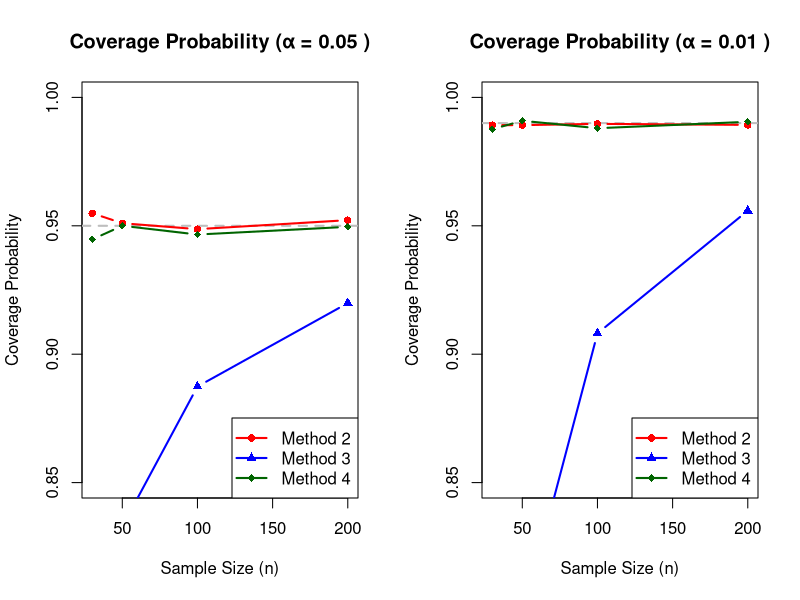
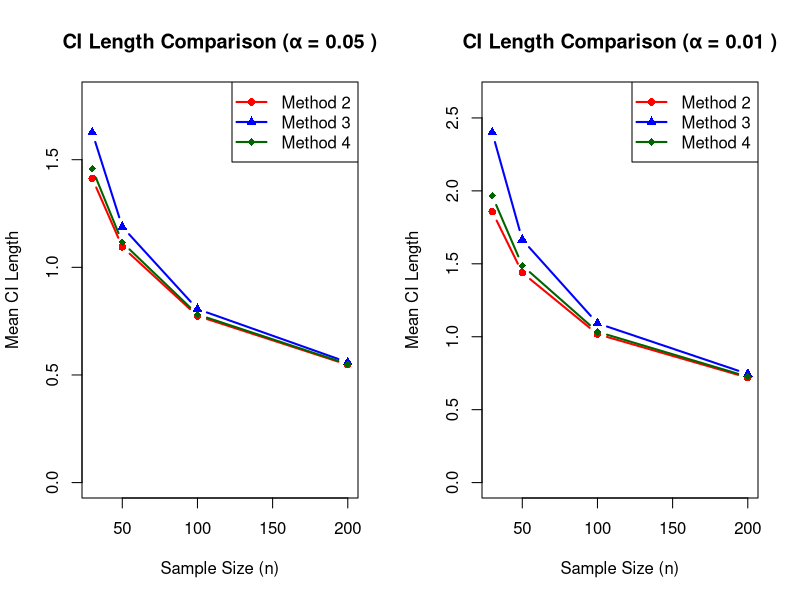

These charts were generated, in order, by the following R code:
## ---- chunk 1
knitr::opts_chunk$set(echo = TRUE)
## ---- chunk 2
# Set seed for reproducibility
set.seed(39)
## ---- chunk 3
# Implementation for Method 1
## ---- chunk 4
# Calculate statistics and create visualizations
## ---- chunk 5
# Implementation for Method 2
## ---- chunk 6
# Calculate statistics and create visualizations
## ---- chunk 7
# Implementation for Method 3
## ---- chunk 8
# Calculate statistics and create visualizations
## ---- chunk 9
# Implementation for Method 4
## ---- chunk 10
# Calculate statistics and create visualizations
## ---- chunk 11
# Verify that confidence intervals contain θ approximately 100(1-α)% of times
## ---- chunk 12
# Histograms and plots showing coverage
## ---- chunk 13
# Compare lengths of confidence intervals
## ---- chunk 14
# Plots comparing interval lengths
## ---- chunk 15
theta <- 3.9
alpha_levels <- c(0.1, 0.05, 0.01)
sample_sizes <- c(30, 50, 100, 200)
m <- 10000

# Storage for method 2 results
method2_results <- data.frame()

for (n in sample_sizes) {
  # Generate m samples of size n from Poisson(theta)
  samples <- matrix(rpois(n * m, lambda = theta), nrow = n)
  sample_means <- colMeans(samples)
  
  for (alpha in alpha_levels) {
    z_beta <- qnorm(1 - alpha/2)
    
    # CI using known variance: X̄ ± z_β * √(θ/n)
    ci_half_width <- z_beta * sqrt(theta / n)
    coverage <- mean(abs(sample_means - theta) <= ci_half_width)
    mean_length <- 2 * ci_half_width
    
    method2_results <- rbind(method2_results, data.frame(
      n = n, alpha = alpha, coverage = coverage, 
      mean_length = mean_length, method = "Method 2"
    ))
  }
}
## ---- chunk 16
cat("Method 2: Normal Approximation with Known Variance\n")

for (n in sample_sizes) {
  cat("Sample size n =", n, "\n")
  subset_data <- method2_results[method2_results$n == n, ]
  for (i in seq_len(nrow(subset_data))) {
    row <- subset_data[i, ]
    cat(sprintf("  α = %.2f: Coverage = %.4f, CI length = %.4f\n", 
                row$alpha, row$coverage, row$mean_length))
  }
  cat("\n")
}
## ---- chunk 17
method3_results <- data.frame()

for (n in sample_sizes) {
  samples <- matrix(rpois(n * m, lambda = theta), nrow = n)
  sample_means <- colMeans(samples)
  
  for (alpha in alpha_levels) {
    z_beta <- qnorm(1 - alpha/2)
    
    # Solving |θ - X̄| ≤ z_β√(θ/n) for θ
    # Results in quadratic inequality that can be solved for θ
    # Solution gives confidence interval bounds
    a <- 1 - z_beta^2 / n
    b <- sample_means
    
    # CI bounds
    lower <- (b - z_beta * sqrt(b / n + z_beta^2 / (4 * n^2))) / a
    upper <- (b + z_beta * sqrt(b / n + z_beta^2 / (4 * n^2))) / a
    
    coverage <- mean(lower <= theta & theta <= upper)
    mean_length <- mean(upper - lower)
    
    method3_results <- rbind(method3_results, data.frame(
      n = n, alpha = alpha, coverage = coverage, 
      mean_length = mean_length, method = "Method 3"
    ))
  }
}
## ---- chunk 18
cat("Method 3: Normal Approximation with Solved Inequality\n")
cat("=====================================================\n\n")

for (n in sample_sizes) {
  cat("Sample size n =", n, "\n")
  subset_data <- method3_results[method3_results$n == n, ]
  for (i in seq_len(nrow(subset_data))) {
    row <- subset_data[i, ]
    cat(sprintf("  α = %.2f: Coverage = %.4f, CI length = %.4f\n", 
                row$alpha, row$coverage, row$mean_length))
  }
  cat("\n")
}
## ---- chunk 19
method4_results <- data.frame()

for (n in sample_sizes) {
  samples <- matrix(rpois(n * m, lambda = theta), nrow = n)
  sample_means <- colMeans(samples)
  sample_sds <- apply(samples, 2, sd)
  
  for (alpha in alpha_levels) {
    t_beta <- qt(1 - alpha/2, df = n - 1)
    
    # CI using sample variance: X̄ ± t_β * S/√n
    ci_half_widths <- t_beta * sample_sds / sqrt(n)
    coverage <- mean(abs(sample_means - theta) <= ci_half_widths)
    mean_length <- mean(2 * ci_half_widths)
    
    method4_results <- rbind(method4_results, data.frame(
      n = n, alpha = alpha, coverage = coverage, 
      mean_length = mean_length, method = "Method 4"
    ))
  }
}
## ---- chunk 20
cat("Method 4: Student t-Distribution Approach\n")
cat("=========================================\n\n")

for (n in sample_sizes) {
  cat("Sample size n =", n, "\n")
  subset_data <- method4_results[method4_results$n == n, ]
  for (i in seq_len(nrow(subset_data))) {
    row <- subset_data[i, ]
    cat(sprintf("  α = %.2f: Coverage = %.4f, CI length = %.4f\n", 
                row$alpha, row$coverage, row$mean_length))
  }
  cat("\n")
}
## ---- chunk 21
# Combine all results for comparison
all_results <- rbind(method2_results, method3_results, method4_results)

cat("Coverage Probability Verification\n")
cat("=================================\n\n")

for (alpha in alpha_levels) {
  cat(sprintf("\nConfidence Level: %.2f (α = %.2f)\n", 1 - alpha, alpha))
  cat("Expected coverage:", 1 - alpha, "\n\n")
  
  for (method_name in c("Method 2", "Method 3", "Method 4")) {
    cat(method_name, ":\n")
    subset <- all_results[all_results$method == method_name & all_results$alpha == alpha, ]
    for (i in seq_len(nrow(subset))) {
      cat(sprintf("  n = %3d: %.4f\n", subset$n[i], subset$coverage[i]))
    }
  }
}
## ---- chunk 22
par(mfrow = c(1, 2))

# Coverage by sample size
for (alpha in c(0.05, 0.01)) {
  plot(NULL, xlim = range(sample_sizes), ylim = c(0.85, 1.0),
       xlab = "Sample Size (n)", ylab = "Coverage Probability",
       main = paste("Coverage Probability (α =", alpha, ")"))
  
  abline(h = 1 - alpha, col = "gray", lty = 2, lwd = 2)
  
  colors <- c("red", "blue", "darkgreen")
  methods <- c("Method 2", "Method 3", "Method 4")
  
  for (i in seq_along(methods)) {
    subset <- all_results[all_results$method == methods[i] & all_results$alpha == alpha, ]
    lines(subset$n, subset$coverage, col = colors[i], lwd = 2, type = "b", pch = 15 + i)
  }
  
  legend("bottomright", legend = methods, col = colors, lwd = 2, pch = 16:18)
}

par(mfrow = c(1, 1))
## ---- chunk 23
cat("\nConfidence Interval Lengths Comparison\n")
cat("======================================\n\n")

for (n in sample_sizes) {
  cat("Sample size n =", n, "\n")
  
  for (alpha in alpha_levels) {
    cat(sprintf("  α = %.2f:\n", alpha))
    
    for (method_name in c("Method 2", "Method 3", "Method 4")) {
      row <- all_results[all_results$n == n & all_results$alpha == alpha & 
                         all_results$method == method_name, ]
      cat(sprintf("    %s: %.4f\n", method_name, row$mean_length))
    }
  }
  cat("\n")
}
## ---- chunk 24
par(mfrow = c(1, 2))

# CI length by sample size for different alphas
for (alpha in c(0.05, 0.01)) {
  plot(NULL, xlim = range(sample_sizes), ylim = c(0, max(all_results$mean_length[all_results$alpha == alpha]) * 1.1),
       xlab = "Sample Size (n)", ylab = "Mean CI Length",
       main = paste("CI Length Comparison (α =", alpha, ")"))
  
  colors <- c("red", "blue", "darkgreen")
  methods <- c("Method 2", "Method 3", "Method 4")
  
  for (i in seq_along(methods)) {
    subset <- all_results[all_results$method == methods[i] & all_results$alpha == alpha, ]
    lines(subset$n, subset$mean_length, col = colors[i], lwd = 2, type = "b", pch = 15 + i)
  }
  
  legend("topright", legend = methods, col = colors, lwd = 2, pch = 16:18)
}

par(mfrow = c(1, 1))
## ---- chunk 25
# Function to calculate both variance estimators
## ---- chunk 26
# Calculate σ²_n and σ²_{n-1} for n=10
## ---- chunk 27
# Calculate σ²_n and σ²_{n-1} for n=50
## ---- chunk 28
# Calculate σ²_n and σ²_{n-1} for n=100
## ---- chunk 29
# Calculate σ²_n and σ²_{n-1} for n=1000
## ---- chunk 30
# Create summary table of results
## ---- chunk 31
# Calculate Bias(σ²_n) = E(σ²_n) - σ²
# Calculate Bias(σ²_{n-1}) = E(σ²_{n-1}) - σ²
## ---- chunk 32
# Plot biases for different sample sizes
